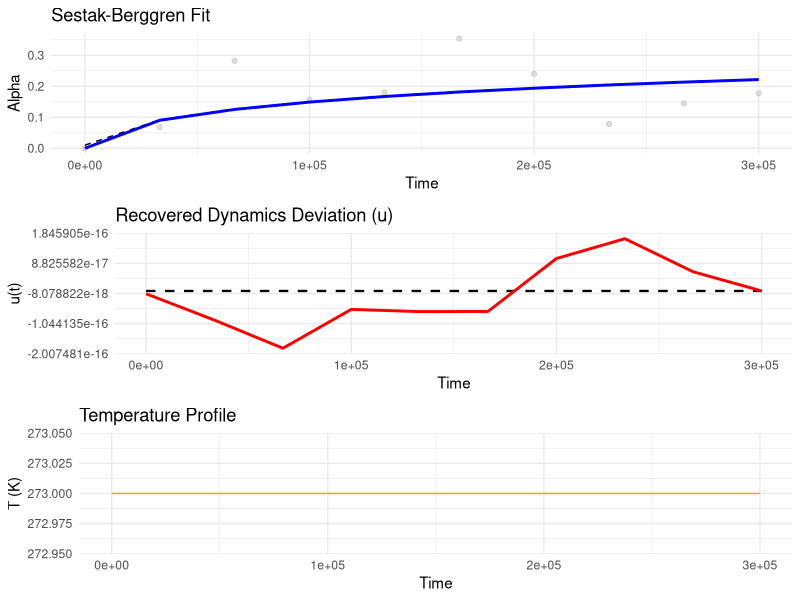

This figure's R source:
library(R6)
library(ggplot2)
library(gridExtra)

# ==============================================================================
# R6 Class: ODE Sestak-Berggren Optimization
# Fits a physics-informed forcing term u(t) to the SB kinetics model.
# Equation: d(alpha)/dt = k(T) * alpha^m * (1-alpha)^n + u(t)
# ==============================================================================
OdeSestakBerggren <- R6Class("OdeSestakBerggren",
                             public = list(
                               # Physics Parameters
                               A = NULL,       # Pre-exponential factor
                               E = NULL,       # Activation Energy
                               m = NULL,       # Reaction order 1
                               n = NULL,       # Reaction order 2
                               R_gas = 8.314,  # Gas constant
                               
                               # Regularization
                               lambda = NULL,
                               
                               # System State
                               n_steps = NULL,
                               dt = NULL,
                               times = NULL,
                               Temp = NULL,    # Temperature profile T(t) vector
                               
                               # State Vectors
                               alpha = NULL,   # Extent of reaction (0 to 1)
                               u = NULL,       # Unknown control/forcing term
                               p = NULL,       # Adjoint state
                               
                               # Observations
                               observations = NULL,
                               
                               # --------------------------------------------------------------------------
                               # Initialization
                               # --------------------------------------------------------------------------
                               initialize = function(params, lambda, times, Temp, observations) {
                                 self$A <- params$A
                                 self$E <- params$E
                                 self$m <- params$m
                                 self$n <- params$n
                                 
                                 self$lambda <- lambda
                                 self$times <- times
                                 self$n_steps <- length(times)
                                 self$dt <- times[2] - times[1]
                                 self$Temp <- Temp
                                 self$observations <- observations
                                 
                                 # Init vectors
                                 self$alpha <- numeric(self$n_steps)
                                 self$u <- numeric(self$n_steps)
                                 self$p <- numeric(self$n_steps)
                               },
                               
                               # --------------------------------------------------------------------------
                               # Helper: Sestak-Berggren Rate Calculation
                               # f(alpha, t) = A * exp(-E/RT) * alpha^m * (1-alpha)^n
                               # --------------------------------------------------------------------------
                               sb_rate = function(a_val, t_idx) {
                                 # Clamp alpha to (0, 1) to avoid NaN in powers
                                 eps <- 1e-6
                                 a_safe <- max(min(a_val, 1 - eps), eps)
                                 
                                 k <- self$A * exp(-self$E / (self$R_gas * self$Temp[t_idx]))
                                 rate <- k * (a_safe ^ self$m) * ((1 - a_safe) ^ self$n)
                                 return(rate)
                               },
                               
                               # --------------------------------------------------------------------------
                               # Helper: Derivative of SB Rate w.r.t alpha
                               # df/dalpha = Rate * [ m/alpha - n/(1-alpha) ]
                               # --------------------------------------------------------------------------
                               sb_deriv = function(a_val, t_idx) {
                                 eps <- 1e-6
                                 a_safe <- max(min(a_val, 1 - eps), eps)
                                 
                                 rate <- self$sb_rate(a_safe, t_idx)
                                 
                                 # Analytical derivative chain rule
                                 term1 <- self$m / a_safe
                                 term2 <- self$n / (1 - a_safe)
                                 
                                 df_da <- rate * (term1 - term2)
                                 return(df_da)
                               },
                               
                               # --------------------------------------------------------------------------
                               # Forward Solver: Explicit Euler
                               # alpha[t] = alpha[t-1] + dt * ( SB_Rate + u[t] )
                               # --------------------------------------------------------------------------
                               solve_state = function(u_curr, alpha0) {
                                 alpha_new <- numeric(self$n_steps)
                                 alpha_new[1] <- alpha0
                                 
                                 for (t in 2:self$n_steps) {
                                   # Calculate kinetics based on previous state
                                   kinetics <- self$sb_rate(alpha_new[t-1], t-1)
                                   
                                   # Update
                                   alpha_new[t] <- alpha_new[t-1] + self$dt * (kinetics + u_curr[t])
                                   
                                   # Hard clamp to physics limits [0,1] isn't applied strictly inside the 
                                   # loop to allow gradient flow, but soft clamping happens in rate calc.
                                 }
                                 return(alpha_new)
                               },
                               
                               # --------------------------------------------------------------------------
                               # Backward Solver: Adjoint Equation
                               # --------------------------------------------------------------------------
                               solve_adjoint = function(alpha_curr) {
                                 p_new <- numeric(self$n_steps)
                                 p_new[self$n_steps] <- 0 # Terminal condition
                                 
                                 # Backward loop
                                 for (t in (self$n_steps):2) {
                                   
                                   # 1. Forcing term from data mismatch (derivative of SSE)
                                   # Scale by 1/N to match typical mean loss scaling
                                   forcing <- (2 / self$n_steps) * (alpha_curr[t-1] - self$observations[t-1])
                                   
                                   # 2. Jacobian of the dynamics (df/dalpha)
                                   df_da <- self$sb_deriv(alpha_curr[t-1], t-1)
                                   
                                   # 3. Discrete Adjoint Update (Explicit Euler Adjoint)
                                   # p[t-1] = p[t] * (1 + dt * df_da) + forcing_term (simplified)
                                   # Note: The exact form depends on the Lagrangian definition.
                                   # For a_t = a_{t-1} + dt*f(...), sens is (1 + dt*df/da).
                                   
                                   p_new[t-1] <- p_new[t] * (1 + self$dt * df_da) - self$observations[t-1] * 0 # (Correction below)
                                   
                                   # Correct Adjoint accumulation for Least Squares:
                                   # p[t-1] = p[t] + dt * (df_da * p[t]) - forcing
                                   # Note: Depending on sign convention of Lagrangian, 'forcing' might be + or -
                                   # Here we use: p_prev = p_next + dt * p_next * J_f + gradient_of_loss_wrt_state
                                   
                                   # Loss derivative w.r.t state (t-1)
                                   dL_da <- (2 / self$n_steps) * (alpha_curr[t-1] - self$observations[t-1])
                                   
                                   p_new[t-1] <- p_new[t] + self$dt * (df_da * p_new[t]) + dL_da
                                 }
                                 return(p_new)
                               },
                               
                               # --------------------------------------------------------------------------
                               # Cost Function
                               # --------------------------------------------------------------------------
                               cost_function = function(u_flat, alpha0) {
                                 alpha_temp <- self$solve_state(u_flat, alpha0)
                                 
                                 sse <- sum((self$observations - alpha_temp)^2)
                                 reg <- self$lambda * sum(u_flat^2)
                                 
                                 return((1/self$n_steps) * sse + reg)
                               },
                               
                               # --------------------------------------------------------------------------
                               # Gradient Function
                               # Returns dJ/du
                               # --------------------------------------------------------------------------
                               gradient_function = function(u_flat, alpha0) {
                                 # 1. Forward
                                 alpha_temp <- self$solve_state(u_flat, alpha0)
                                 
                                 # 2. Backward
                                 p_temp <- self$solve_adjoint(alpha_temp)
                                 
                                 # 3. Compute Gradient w.r.t u
                                 # For Explicit Euler: a_t = ... + dt * u_t
                                 # The sensitivity da_t/du_t = dt
                                 # Gradient component from adjoint = p[t] * dt (approx, aligned indices)
                                 
                                 # Shifting: p[t] is the Lagrange multiplier for the step t-1 -> t.
                                 # u[t] drives that step.
                                 
                                 grad_u <- 2 * self$lambda * u_flat
                                 
                                 # Add adjoint contribution
                                 # We align indices carefully. u[t] affects alpha[t].
                                 # In the discrete Lagrangian: sum p[t] * (alpha[t] - alpha[t-1] - dt*u[t] ...)
                                 # dL/du[t] = 2*lam*u[t] - p[t] * dt
                                 
                                 grad_u <- grad_u - p_temp * self$dt
                                 
                                 return(grad_u)
                               },
                               
                               # --------------------------------------------------------------------------
                               # Optimization Loop
                               # --------------------------------------------------------------------------
                               optimize = function(alpha0, u_init_guess, max_iter = 200) {
                                 res <- optim(
                                   par = u_init_guess,
                                   fn = self$cost_function,
                                   gr = self$gradient_function,
                                   alpha0 = alpha0,
                                   method = "BFGS",
                                   control = list(maxit = max_iter, trace = 1, fnscale = 1) 
                                 )
                                 
                                 self$u <- res$par
                                 self$alpha <- self$solve_state(self$u, alpha0)
                                 self$p <- self$solve_adjoint(self$alpha)
                                 
                                 return(res)
                               }
                             )
)

# ==============================================================================
# MAIN EXECUTION
# ==============================================================================

main <- function() {
  cat("Running Sestak-Berggren Kinetics Optimization...\n")
  
  # 1. Setup Time and Temperature
  T_start <- 273  # Kelvin
  beta <- 0   # Heating rate (10 K/min converted to K/sec)
  T_end <- 800
  
  # Time grid based on heating rate
  duration <- 300000#(T_end - T_start) / beta
  n_steps <- 10
  times <- seq(0, duration, length.out = n_steps)
  dt <- times[2] - times[1]
  
  # Linear Temperature Ramp
  Temp_profile <- T_start + beta * times
  
  # 2. Physics Parameters (Synthetic Truth)
  # Typical values for a polymer degradation or crystallization
  params_true <- list(A = 1e4, E = 50000, m = 0, n = 10) 
  
  # 3. Generate Synthetic "Truth" Data
  # We assume the true process has a slight deviation from the SB model
  # Deviation: A burst of acceleration in reaction mid-way
  u_true <- rep(0, n_steps)
  
  # Run simulation to get ground truth alpha
  model_gen <- OdeSestakBerggren$new(params_true, 0, times, Temp_profile, rep(0, n_steps))
  alpha_true <- model_gen$solve_state(u_true, alpha0 = 0.01)
  
  # Add noise to observation
  set.seed(123)
  obs_noise <- alpha_true + rnorm(n_steps, 0, 0.1)
  # Clamp noisy observations to realistic range [0,1] for plotting
  obs_noise <- pmax(pmin(obs_noise, 1), 0)
  
  # 4. Setup Estimation Model
  # We give the model the correct physics parameters, but it doesn't know about u_true
  # It must discover u(t) to fit the data.
  model_fit <- OdeSestakBerggren$new(params_true, lambda = 1e3, times, Temp_profile, obs_noise)

  # 5. Optimize
  u_guess <- rep(0, n_steps)
  cat("Starting Optimization...\n")
  result <- model_fit$optimize(alpha0 = 0, u_init_guess = u_guess)
  cat("Convergence:", result$convergence, "\n")
  
  # 6. Visualization
  df_res <- data.frame(
    Time = times,
    Temperature = Temp_profile,
    Obs = obs_noise,
    Alpha_Fitted = model_fit$alpha,
    Alpha_True = alpha_true,
    Control_Est = model_fit$u,
    Control_True = u_true
  )
  
  # Plot 1: Reaction Extent (Alpha)
  p1 <- ggplot(df_res, aes(x=Time)) +
    geom_point(aes(y=Obs), color="grey", alpha=0.5) +
    geom_line(aes(y=Alpha_True), color="black", linetype="dashed") +
    geom_line(aes(y=Alpha_Fitted), color="blue", size=1) +
    labs(title = "Sestak-Berggren Fit", y = "Alpha") + theme_minimal()
  
  # Plot 2: Recovered Physics Deviation (Control u)
  p2 <- ggplot(df_res, aes(x=Time)) +
    geom_line(aes(y=Control_True), color="black", linetype="dashed", size=0.8) +
    geom_line(aes(y=Control_Est), color="red", size=1) +
    labs(title = "Recovered Dynamics Deviation (u)", y = "u(t)") + theme_minimal()
  
  # Plot 3: Temperature Profile (Context)
  p3 <- ggplot(df_res, aes(x=Time, y=Temperature)) +
    geom_line(color="orange") +
    labs(title = "Temperature Profile", y = "T (K)") + theme_minimal()
  
  grid.arrange(p1, p2, p3, ncol=1)
}

main()
